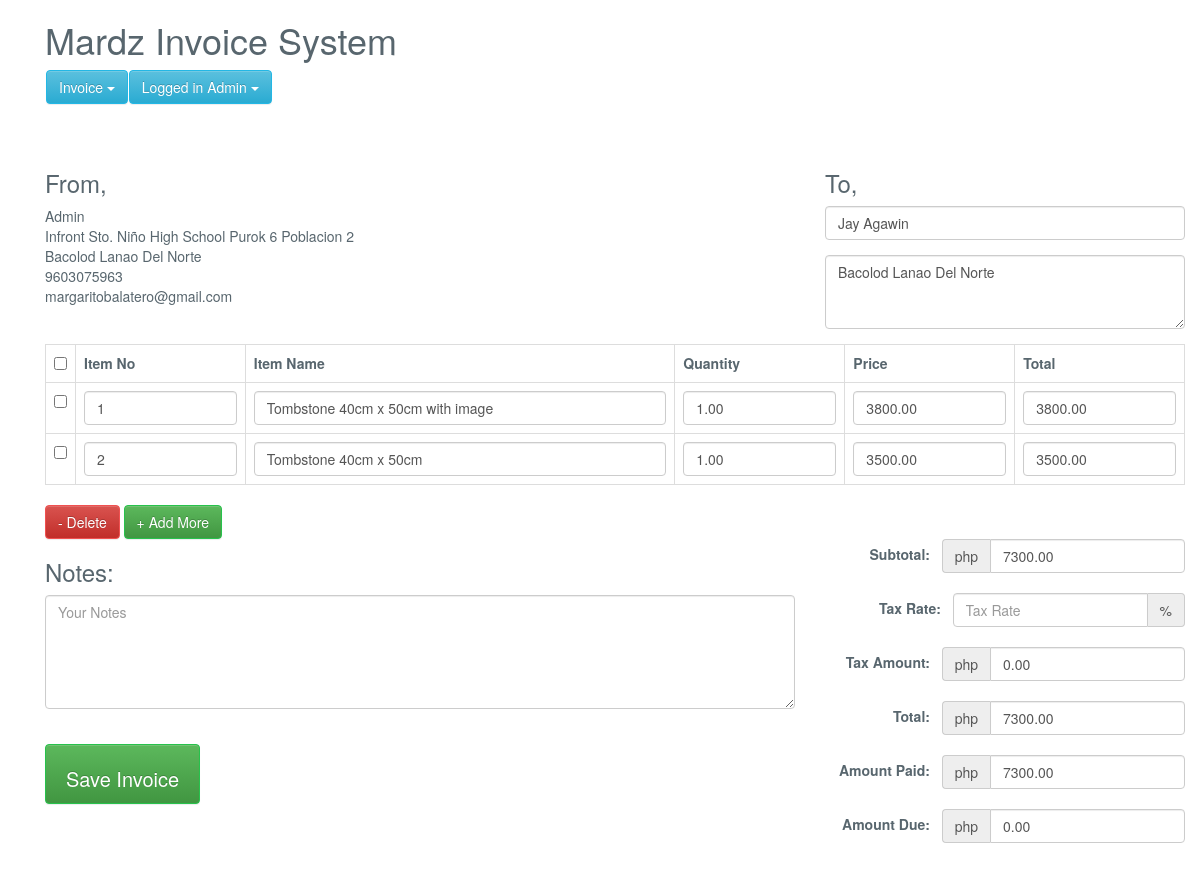
Screenshot of /edit_invoice.php?update_id=684 (signed in) with the database file from the repository.
### tables this page shows
CREATE TABLE `invoice_order` (
  `order_id` int(11) NOT NULL,
  `user_id` int(11) NOT NULL,
  `order_date` timestamp NOT NULL DEFAULT current_timestamp(),
  `order_receiver_name` varchar(250) NOT NULL,
  `order_receiver_address` text NOT NULL,
  `order_total_before_tax` decimal(10,2) NOT NULL,
  `order_total_tax` decimal(10,2) NOT NULL,
  `order_tax_per` varchar(250) NOT NULL,
  `order_total_after_tax` double(10,2) NOT NULL,
  `order_amount_paid` decimal(10,2) NOT NULL,
  `order_total_amount_due` decimal(10,2) NOT NULL,
  `note` text NOT NULL
);

CREATE TABLE `invoice_order_item` (
  `order_item_id` int(11) NOT NULL,
  `order_id` int(11) NOT NULL,
  `item_code` varchar(250) NOT NULL,
  `item_name` varchar(250) NOT NULL,
  `order_item_quantity` decimal(10,2) NOT NULL,
  `order_item_price` decimal(10,2) NOT NULL,
  `order_item_final_amount` decimal(10,2) NOT NULL
);

### Invoice.php (called while the page is built, shortened)
<?php
class Invoice{
	private $host  = 'localhost';
    private $user  = 'root';
    private $password   = "";
    private $database  = "mardz_invoice";
    private $invoiceOrderTable = 'invoice_order';
	private $invoiceOrderItemTable = 'invoice_order_item';
	private $dbConnect = false;
    public function __construct(){
        if(!$this->dbConnect){
            $conn = new mysqli($this->host, $this->user, $this->password, $this->database);
            if($conn->connect_error){
                die("Error failed to connect to MySQL: " . $conn->connect_error);
            }else{
                $this->dbConnect = $conn;
            }
        }
    }
	private function getData($sqlQuery) {
		$result = mysqli_query($this->dbConnect, $sqlQuery);
		$data= array();
		while ($row = mysqli_fetch_array($result, MYSQLI_ASSOC)) {
			$data[]=$row;
		}
		return $data;
	}
	public function getInvoice($invoiceId){
		$sqlQuery = "
			SELECT * FROM ".$this->invoiceOrderTable."
			WHERE user_id = '".$_SESSION['userid']."' AND order_id = '$invoiceId'";
		$result = mysqli_query($this->dbConnect, $sqlQuery);
		$row = mysqli_fetch_array($result, MYSQLI_ASSOC);
		return $row;
	}
	public function getInvoiceItems($invoiceId){
		$sqlQuery = "
			SELECT * FROM ".$this->invoiceOrderItemTable."
			WHERE order_id = '$invoiceId'";
		return  $this->getData($sqlQuery);
	}
}
?>

### edit_invoice.php (the view, shortened to what this page needs)
<?php
include('inc/header.php');
include 'Invoice.php';
$invoice = new Invoice();
$invoice->checkLoggedIn();
if(!empty($_GET['update_id']) && $_GET['update_id']) {
	$invoiceValues = $invoice->getInvoice($_GET['update_id']);
	$invoiceItems = $invoice->getInvoiceItems($_GET['update_id']);
}
?>
<link href="css/style.css" rel="stylesheet">
<?php include('inc/container.php');?>
<div class="container content-invoice">
    	<form action="" id="invoice-form" method="post" class="invoice-form" role="form" novalidate="">
	    	<div class="load-animate animated fadeInUp">
		    	<div class="row">
		    		<div class="col-xs-8 col-sm-8 col-md-8 col-lg-8">
		    			<h1 class="title">Mardz Invoice System</h1>
						<?php include('menu.php');?>
		    		</div>
		    	</div>
		    	<div class="row">
		      		<div class="col-xs-12 col-sm-4 col-md-4 col-lg-4">
		      			<h3>From,</h3>
						<?php echo $_SESSION['user']; ?><br>
						<?php echo $_SESSION['address']; ?><br>
						<?php echo $_SESSION['mobile']; ?><br>
						<?php echo $_SESSION['email']; ?><br>
		      		</div>
		      		<div class="col-xs-12 col-sm-4 col-md-4 col-lg-4 pull-right">
		      			<h3>To,</h3>
		      			<div class="form-group">
							<input value="<?php echo $invoiceValues['order_receiver_name']; ?>" type="text" class="form-control" name="companyName" id="companyName" placeholder="Company Name" autocomplete="off">
						</div>
						<div class="form-group">
							<textarea class="form-control" rows="3" name="address" id="address" placeholder="Your Address"><?php echo $invoiceValues['order_receiver_address']; ?></textarea>
						</div>
		      		</div>
		      	</div>
		      	<div class="row">
		      		<div class="col-xs-12 col-sm-12 col-md-12 col-lg-12">
		      			<table class="table table-bordered table-hover" id="invoiceItem">
							<tr>
								<th width="2%"><input id="checkAll" class="formcontrol" type="checkbox"></th>
								<th width="15%">Item No</th>
								<th width="38%">Item Name</th>
								<th width="15%">Quantity</th>
								<th width="15%">Price</th>
								<th width="15%">Total</th>
							</tr>
							<?php
							$count = 0;
							foreach($invoiceItems as $invoiceItem){
								$count++;
							?>
							<tr>
								<td><input class="itemRow" type="checkbox"></td>
								<td><input type="text" value="<?php echo $invoiceItem["item_code"]; ?>" name="productCode[]" id="productCode_<?php echo $count; ?>" class="form-control" autocomplete="off"></td>
								<td><input type="text" value="<?php echo $invoiceItem["item_name"]; ?>" name="productName[]" id="productName_<?php echo $count; ?>" class="form-control" autocomplete="off"></td>
								<td><input type="number" value="<?php echo $invoiceItem["order_item_quantity"]; ?>" name="quantity[]" id="quantity_<?php echo $count; ?>" class="form-control quantity" autocomplete="off"></td>
								<td><input type="number" value="<?php echo $invoiceItem["order_item_price"]; ?>" name="price[]" id="price_<?php echo $count; ?>" class="form-control price" autocomplete="off"></td>
								<td><input type="number" value="<?php echo $invoiceItem["order_item_final_amount"]; ?>" name="total[]" id="total_<?php echo $count; ?>" class="form-control total" autocomplete="off"></td>
							</tr>
							<?php } ?>
						</table>
		      		</div>
		      	</div>
		      	<div class="row">
		      		<div class="col-xs-12 col-sm-3 col-md-3 col-lg-3">
		      			<button class="btn btn-danger delete" id="removeRows" type="button">- Delete</button>
		      			<button class="btn btn-success" id="addRows" type="button">+ Add More</button>
		      		</div>
		      	</div>
		      	<div class="row">
		      		<div class="col-xs-12 col-sm-8 col-md-8 col-lg-8">
		      			<h3>Notes: </h3>
		      			<div class="form-group">
							<textarea class="form-control txt" rows="5" name="notes" id="notes" placeholder="Your Notes"><?php echo $invoiceValues['note']; ?></textarea>
						</div>
						<br>
						<div class="form-group">
			      			<input data-loading-text="Updating Invoice..." type="submit" name="invoice_btn" value="Save Invoice" class="btn btn-success submit_btn invoice-save-btm">
			      		</div>
		      		</div>
		      		<div class="col-xs-12 col-sm-4 col-md-4 col-lg-4">
						<span class="form-inline">
							<div class="form-group">
								<label>Subtotal: &nbsp;</label>
								<div class="input-group">
									<div class="input-group-addon currency">php</div>
									<input value="<?php echo $invoiceValues['order_total_before_tax']; ?>" type="number" class="form-control" name="subTotal" id="subTotal" placeholder="Subtotal">
								</div>
							</div>
							<div class="form-group">
								<label>Tax Rate: &nbsp;</label>
								<div class="input-group">
									<input value="<?php echo $invoiceValues['order_tax_per']; ?>" type="number" class="form-control" name="taxRate" id="taxRate" placeholder="Tax Rate">
									<div class="input-group-addon">%</div>
								</div>
							</div>
							<div class="form-group">
								<label>Tax Amount: &nbsp;</label>
								<div class="input-group">
									<div class="input-group-addon currency">php</div>
									<input value="<?php echo $invoiceValues['order_total_tax']; ?>" type="number" class="form-control" name="taxAmount" id="taxAmount" placeholder="Tax Amount">
								</div>
							</div>
							<div class="form-group">
								<label>Total: &nbsp;</label>
								<div class="input-group">
									<div class="input-group-addon currency">php</div>
									<input value="<?php echo $invoiceValues['order_total_after_tax']; ?>" type="number" class="form-control" name="totalAftertax" id="totalAftertax" placeholder="Total">
								</div>
							</div>
							<div class="form-group">
								<label>Amount Paid: &nbsp;</label>
								<div class="input-group">
									<div class="input-group-addon currency">php</div>
									<input value="<?php echo $invoiceValues['order_amount_paid']; ?>" type="number" class="form-control" name="amountPaid" id="amountPaid" placeholder="Amount Paid">
								</div>
							</div>
							<div class="form-group">
								<label>Amount Due: &nbsp;</label>
								<div class="input-group">
									<div class="input-group-addon currency">php</div>
									<input value="<?php echo $invoiceValues['order_total_amount_due']; ?>" type="number" class="form-control" name="amountDue" id="amountDue" placeholder="Amount Due">
								</div>
							</div>
						</span>
					</div>
		      	</div>
	      	</div>
		</form>
    </div>
</div>
<?php include('inc/footer.php');?>

### css/style.css (style rules this page uses)
html { background-color1: #f0f3f4; position: relative; min-height: 100%; }
body { background-color: transparent; color: #58666e; font-family: "Source Sans Pro","Helvetica Neue",Helvetica,Arial,sans-serif; font-size: 14px; line-height: 1.42857; }
.btn-success, .panel-success { background-color: #27c24c !important; border-color: #27c24c !important; color: #fff !important; }
.btn-danger, .panel-danger { background-color: #f05050; border-color: #f05050; color: #fff !important; }
input[type=number] { -moz-appearance: textfield; }
.form-inline .form-group { margin-bottom: 20px; float: right; }
.invoice-save-btm { height:60px;padding:20px;font-size:20px; }

### rows the page displays
invoice_order: companyName "Jay Agawin", address "Bacolod Lanao Del Norte", subTotal "7300.00", taxAmount "0.00", totalAftertax "7300.00", amountPaid "7300.00", amountDue "0.00"
invoice_order_item: item_code "1", item_name "Tombstone 40cm x 50cm with image", order_item_quantity "1.00", order_item_price "3800.00", order_item_final_amount "3800.00"
invoice_order_item: item_code "2", item_name "Tombstone 40cm x 50cm", order_item_quantity "1.00", order_item_price "3500.00", order_item_final_amount "3500.00"

### other values shown
$_SESSION['user'] "Admin"
$_SESSION['address'] "Infront Sto. Niño High School Purok 6 Poblacion 2 Bacolod Lanao Del Norte"
$_SESSION['mobile'] "9603075963"
$_SESSION['email'] "margaritobalatero@gmail.com"
